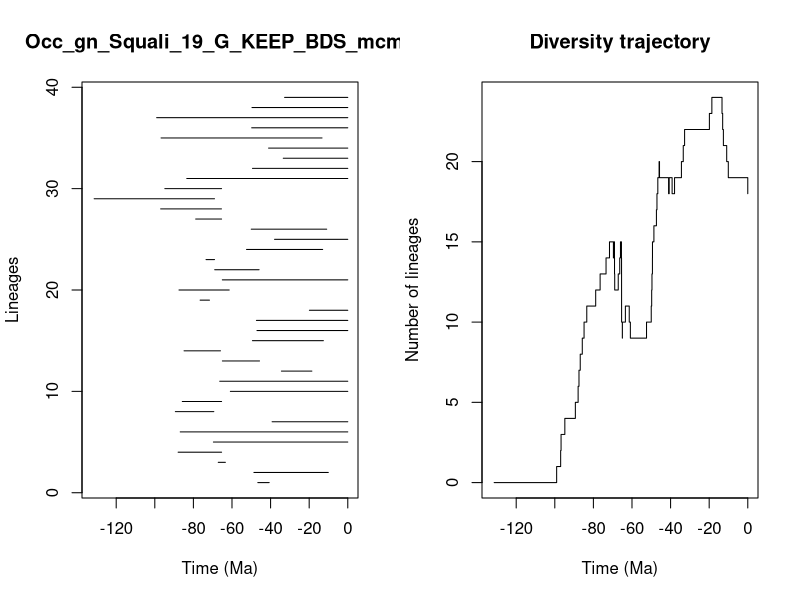

Here is the R script that generated this plot:


pdf(file='../Results/Genus/5_MA_bins_EP_FT/pyrate_mcmc_logs/Occ_gn_Squali_19_G_KEEP_BDS_mcmc_LTT.pdf',width=0.6*20, height=0.6*10)
title = "Occ_gn_Squali_19_G_KEEP_BDS_mcmc"
ts=c(46.61716132826596, 48.644178132070024,67.12230146847405,87.91273659480089,69.62872561982456,86.81782805675151,39.21099263636304,89.34637231226615,85.75685693936691,60.84137021498274,66.35333604011072,34.38666367549702,64.97506901491089,84.83392575194594,49.40853631890939,47.05964158719111,47.33935742722719,19.89151106354611,76.51338588769337,87.46755698706679,65.0084734496259,68.95521819600776,73.44433975761991,52.468791718522766,37.94929138370989,50.0242480875331,78.81007632856921,96.96598032748369,131.4246248484359,94.79996042998503,83.42963447628509,49.382596351134055,33.43265663235728,41.03747841050675,96.75139897586415,49.79709095219263,99.04061818083565,49.646956664214756,32.7403178445628)
te=c(40.72760617789365, 10.093494667852523,63.42239422476474,65.38344003973229,0.0,0.0,0.0,69.42105596582878,65.39234339580673,0.0,0.0,18.61137072383176,45.74286052586063,65.96829360478763,12.639387498071457,0.0,0.0,0.0,71.6601375476413,61.42607841210003,0.0,45.95659400290414,69.05295670613992,13.013609444779904,0.0,10.924785246084912,65.39814648363478,65.46174664041646,69.07093224433517,65.41023397527319,0.0,0.0,0.0,0.0,13.351042426999658,0.0,0.0,0.0,0.0)
div_traj=c(0, 1,2,3,4,5,6,7,8,9,10,11,12,13,14,15,14,15,14,13,12,13,14,15,14,13,12,11,10,9,10,11,10,9,10,11,12,13,14,15,16,17,18,19,20,19,18,19,18,19,20,21,22,23,24,23,22,21,20,19,18)
time_events=c(131.4246248484359, 99.04061818083565,96.96598032748369,96.75139897586415,94.79996042998503,89.34637231226615,87.91273659480089,87.46755698706679,86.81782805675151,85.75685693936691,84.83392575194594,83.42963447628509,78.81007632856921,76.51338588769337,73.44433975761991,71.6601375476413,69.62872561982456,69.42105596582878,69.07093224433517,69.05295670613992,68.95521819600776,67.12230146847405,66.35333604011072,65.96829360478763,65.46174664041646,65.41023397527319,65.39814648363478,65.39234339580673,65.38344003973229,65.0084734496259,64.97506901491089,63.42239422476474,61.42607841210003,60.84137021498274,52.468791718522766,50.0242480875331,49.79709095219263,49.646956664214756,49.40853631890939,49.382596351134055,48.644178132070024,47.33935742722719,47.05964158719111,46.61716132826596,45.95659400290414,45.74286052586063,41.03747841050675,40.72760617789365,39.21099263636304,37.94929138370989,34.38666367549702,33.43265663235728,32.7403178445628,19.89151106354611,18.61137072383176,13.351042426999658,13.013609444779904,12.639387498071457,10.924785246084912,10.093494667852523,0.0)
                par(mfrow=c(1,2))
                L = length(ts)
                plot(ts, 1:L , xlim=c(-max(ts)-1,0), pch=20, type="n", main=title,xlab="Time (Ma)",ylab="Lineages")
                for (i in 1:L){segments(x0=-te[i],y0=i,x1=-ts[i],y1=i)}    
                t = -time_events
                plot(div_traj ~ t,type="s", main = "Diversity trajectory",xlab="Time (Ma)",ylab="Number of lineages",xlim=c(-max(ts)-1,0))
                abline(v=c(65,200,251,367,445),lty=2,col="gray")
                
